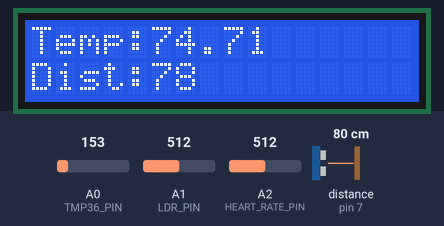
The sketch below on a simulated Arduino Uno, built with avr-gcc and run on an emulated ATmega328P. Parts: 16×2 character LCD. Wiring (inferred from the names in the program): ultrasonic range finder: trigger pin 6; echo pin 7. Inputs (shaded band) come from the test bench; at power-on: distance to the obstacle (sensor on pin 7) 80 cm, A0 (TMP36_PIN) = 153, A1 (LDR_PIN) = 512, A2 (HEART_RATE_PIN) = 512. The echo pulse lasts 58.3 µs per cm; what the sketch prints to the serial monitor is not drawn.

Above: at 1.2 s.
1.3 s: distance to the obstacle (sensor on pin 7) set to 2 cm
At 3.4 s:
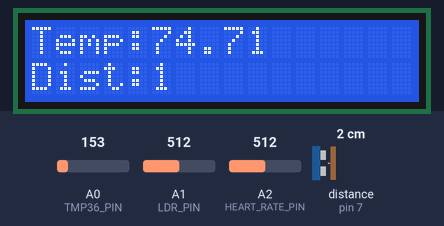
4.0 s: A0 (TMP36_PIN) set to 221
At 4.9 s:
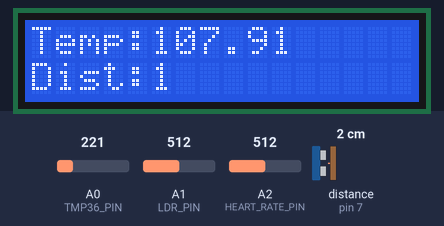
7.7 s: distance to the obstacle (sensor on pin 7) set to 4 cm
At 9.2 s:
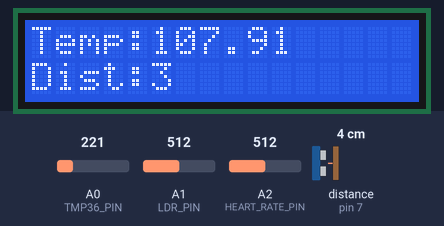
10.4 s: distance to the obstacle (sensor on pin 7) set to 250 cm
At 12.9 s:
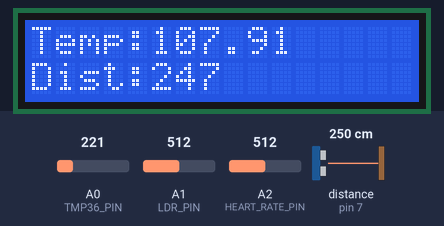
13.8 s: A0 (TMP36_PIN) set to 191
At 15.0 s:
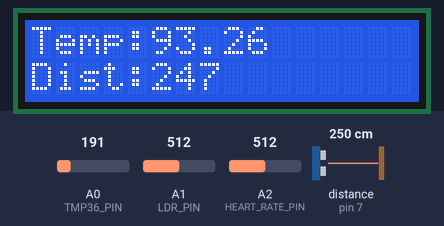
16.5 s: A1 (LDR_PIN) set to 109
22.5 s: A1 (LDR_PIN) set to 90
Timing chart, 0 to 25.5 s (numbered marks = the images above; inputs shaded):
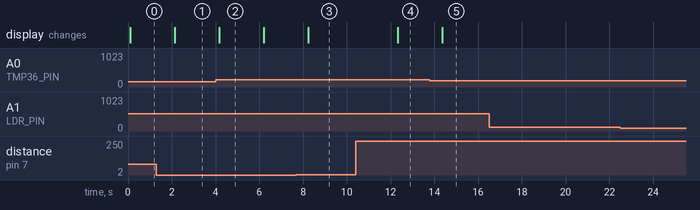

The sketch:

fitness_monitoring_iot_assignment1.ino
```cpp
#include <LiquidCrystal.h> // Include the library for LCD

// Define pin connections
#define TMP36_PIN A0         // Temperature sensor pin
#define LDR_PIN A1           // Photoresistor pin (simulated oxygen level)
#define HEART_RATE_PIN A2    // Simulated heart rate pin (potentiometer)
#define BUZZER_PIN 5         // Buzzer pin
#define TRIG_PIN 6           // HC-SR04 Trigger pin
#define ECHO_PIN 7           // HC-SR04 Echo pin

LiquidCrystal lcd(12, 11, 5, 4, 3, 2); // Modify pins as needed for your LCD

void setup() {
  Serial.begin(9600);
  pinMode(BUZZER_PIN, OUTPUT);
  pinMode(TRIG_PIN, OUTPUT);
  pinMode(ECHO_PIN, INPUT);
  lcd.begin(16, 2); // Set up the LCD's number of columns and rows
  lcd.print("Fitness Monitor");
}

void loop() {
  // Measure distance using HC-SR04
  long duration, distance;
  digitalWrite(TRIG_PIN, LOW); // Wait for a second
  delayMicroseconds(2);
  digitalWrite(TRIG_PIN, HIGH); // Send a 10us pulse
  delayMicroseconds(10);
  digitalWrite(TRIG_PIN, LOW);
  duration = pulseIn(ECHO_PIN, HIGH); // Read the echo time
  distance = (duration * 0.034) / 2; // Calculate distance in cm

  // Read body temperature
  float tempVoltage = analogRead(TMP36_PIN);
  float temperature = (tempVoltage * 5.0 * 100.0) / 1024.0;

  // Read oxygen saturation (simulated with LDR)
  int oxygenLevel = analogRead(LDR_PIN);

  // Simulate heart rate
  int heartRate = analogRead(HEART_RATE_PIN);

  // Print values to Serial Monitor
  Serial.print("Body Temperature: ");
  Serial.print(temperature);
  Serial.println("°C");

  Serial.print("Simulated Heart Rate: ");
  Serial.println(heartRate);

  Serial.print("Oxygen Level: ");
  Serial.println(oxygenLevel);

  Serial.print("Distance: ");
  Serial.print(distance);
  Serial.println(" cm");

  // Display values on LCD
  lcd.clear();
  lcd.setCursor(0, 0);
  lcd.print("Temp:");
  lcd.print(temperature);
  lcd.setCursor(0, 1);
  lcd.print("Dist:");
  lcd.print(distance);

  // Buzzer Alert for High Body Temperature
  if (temperature > 37.5) { // Alert if temperature is above normal
      digitalWrite(BUZZER_PIN, HIGH); // Turn on buzzer
  } else {
      digitalWrite(BUZZER_PIN, LOW); // Turn off buzzer
  }

  delay(2000); // Wait before the next reading
}
```

Measured:
- after the input at 1.3 s, the display: changes after 0.83 s (image 1)
- after the input at 4.0 s, the display: changes after 0.17 s (image 2)
- after the input at 7.7 s, the display: changes after 0.53 s (image 3)
- after the input at 10.4 s, the display: changes after 1.9 s (image 4)
- after the input at 13.8 s, the display: changes after 0.57 s (image 5)
- after the input at 16.5 s, every drawn part: stays the same
- after the input at 22.5 s, every drawn part: stays the same
- what the display in image 2 shows lasts 2.0 s, from 4.2 s to 6.2 s
